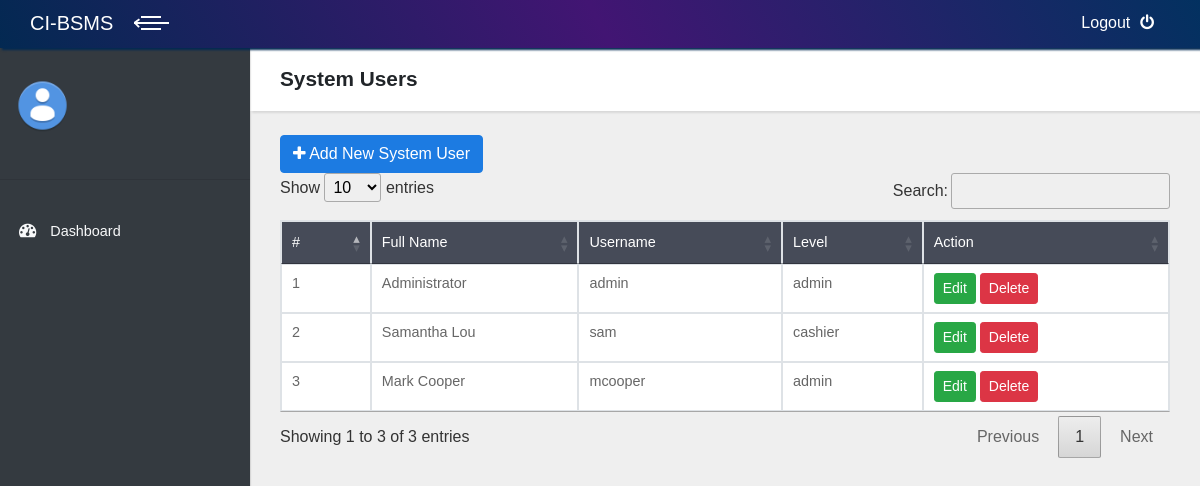
The app's page /index.php/user with its own data.
### tables this page shows
CREATE TABLE `user` (
  `user_code` int(11) NOT NULL,
  `fullname` varchar(100) NOT NULL,
  `username` varchar(100) NOT NULL,
  `password` varchar(100) NOT NULL,
  `level` varchar(100) NOT NULL
);

### application/controllers/User.php (called while the page is built, shortened)
<?php
class User extends CI_Controller {
	public function __construct()
	{
		$this->load->model('m_user','user');
	}
	public function index()
	{
		$data['get_user']=$this->user->get_user();
		$data['content']="v_user";
		$this->load->view('template', $data);
	}
}

### index.php (called while the page is built, shortened)
<?php
require_once BASEPATH.'core/CodeIgniter.php';

### application/models/M_user.php (called while the page is built, shortened)
<?php
class M_user extends CI_Model {
	public function get_user()
	{
		$tm_user=$this->db->get('user')->result();
		return $tm_user;
	}
}

### application/views/v_user.php (the view, shortened to what this page needs)
<header class="page-header">
  <div class="container-fluid">
    <h2 class="no-margin-bottom">System Users</h2>
  </div>
</header>
<div class="table-agile-info">
	<div class="panel panel-default">
		<div class="container-fluid">
			<br><a href="#add" data-toggle="modal" class="btn btn-primary pull-left"><i class="fa fa-plus"></i> Add New System User</a><br>
			<table class="table table-hover table-bordered" id="example" ui-options=ui-options="{
			        &quot;paging&quot;: {
			          &quot;enabled&quot;: true
			        },
			        &quot;filtering&quot;: {
			          &quot;enabled&quot;: true
			        },
			        &quot;sorting&quot;: {
			          &quot;enabled&quot;: true
			        }}">
				<thead style="background-color: #464b58; color:white;">
					<tr>
						<td>#</td>
						<td>Full Name</td>
						<td>Username</td>
						<td>Level</td>
						<td>Action</td>
					</tr></thead>
				<tbody style="background-color: white;">
					<?php $no=0; foreach ($get_user as $user) : $no++;?>
					<tr>
						<td><?=$no?></td>
						<td><?=$user->fullname?></td>
						<td><?=$user->username?></td>
						<td><?=$user->level?></td>
						<td>
							<a href="#edit" onclick="edit('<?=$user->user_code?>')" class="btn btn-success btn-sm" data-toggle="modal">Edit</a>
							<a href="<?=base_url('index.php/user/hapus/'.$user->user_code)?>" onclick="return confirm('Are you sure to delete it?')" class="btn btn-danger btn-sm">Delete</a>
						</td>
					</tr>
				<?php endforeach ?>
				</tbody>
			</table>
		</div>
	</div>
</div>

### assets/css/style.default.css (style rules this page uses)
body { overflow-x: hidden; }
a, i, span { display: inline-block; text-decoration: none; -webkit-transition: all 0.3s; transition: all 0.3s; }
.container-fluid { padding: 0 30px; }
header.page-header { padding: 20px 0; }
table { font-size: 0.9em; color: #666; }
.page-header { background: #fff; padding: 20px; -webkit-box-shadow: 2px 2px 2px rgba(0, 0, 0, 0.1); box-shadow: 2px 2px 2px rgba(0, 0, 0, 0.1); position: relative; z-index: 8; }
.no-margin-bottom { margin-bottom: 0 !important; }
.btn { font-weight: 400; border: 1px solid transparent; padding: 0.375rem 0.75rem; font-size: 1rem; line-height: 1.5; border-radius: 0.25rem; -webkit-transition: background-color 0.15s ease-in-out, border-color 0.15s ease-in-out, -webkit-box-shadow 0.15s ease-in-out; transition: background-color 0.15s ease-in-out, border-color 0.15s ease-in-out, -webkit-box-shadow 0.15s ease-in-out; transition: background-color 0.15s ease-in-out, border-color 0.15s ease-in-out, box-shadow 0.15s ease-in-out; transition: background-color 0.15s ease-in-out, border-color 0.15s ease-in-out, box-shadow 0.15s ease-in-out, -webkit-box-shadow 0.15s ease-in-out; }
.btn-primary { color: color-yiq(#1c7be2); background-color: #1c7be2; border-color: #1c7be2; }
.btn-success { color: color-yiq(#28a745); background-color: #28a745; border-color: #28a745; }
.btn-danger { color: color-yiq(#dc3545); background-color: #dc3545; border-color: #dc3545; }
.btn-sm { padding: 0.25rem 0.5rem; font-size: 0.875rem; line-height: 1.5; border-radius: 0.2rem; }
body { font-family: "Poppins", sans-serif; font-size: 1rem; font-weight: 400; line-height: 1.5; color: #212529; background-color: #fff; }
a { color: #1c7be2; text-decoration: none; }
h1, h2, h3, h4, h5, h6, .h1, .h2, .h3, .h4, .h5, .h6 { margin-bottom: 0.5rem; font-family: inherit; font-weight: 700; line-height: 1.1; color: inherit; }
h2, .h2 { font-size: 1.3rem; }

### records on screen
user: fullname "Administrator", username "admin", level "admin"
user: fullname "Samantha Lou", username "sam", level "cashier"
user: fullname "Mark Cooper", username "mcooper", level "admin"
